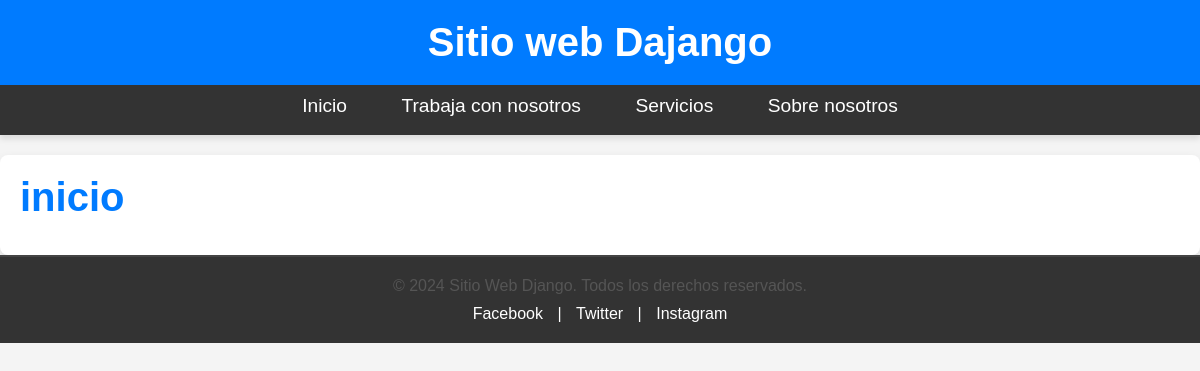
The page / on the database its author committed.
### pages/models.py (models this page shows, shortened)
class Page(models.Model):
    title = models.CharField(max_length=50, verbose_name='Titulo')
    content = RichTextField(verbose_name='Contenido')
    slug =  models.CharField(unique=True, max_length=150, verbose_name='URL Amigable')
    order = models.IntegerField(default=0, verbose_name='Orden')
    is_nav = models.BooleanField(default=False, verbose_name='En Navegacion')
    visible = models.BooleanField(verbose_name='Visible')
    created_at = models.DateTimeField(auto_now_add=True)
    updated_at = models.DateTimeField(auto_now=True)
    class Meta:
        verbose_name = 'Pagina'
        verbose_name_plural = 'Paginas'

### mainapp/views.py (the view)
# urls.py: path('', views.index, name="index_vacio"),
def index(request):
    return render(request, 'mainapp/index.html', {
        'title': 'Inicio'
    })

### pages/context_processors.py (called while the page is built)
def get_pages(request):
    pages = Page.objects.filter(visible=True, is_nav=True).values_list('id', 'title', 'slug').order_by('order')
    return {
        'pages': pages
    }

### mainapp/templates/mainapp/index.html (shortened to what this page needs)
{% extends 'layouts/layout.html' %}
{% block content %}
    <h1>inicio</h1>
{% endblock content %}

### mainapp/templates/layouts/layout.html (shortened to what this page needs)
<!DOCTYPE html>
<html>
    <head>
        {% load static %}
        <link rel="stylesheet" href="{% static 'css/styles.css' %}" />
    </head>
    <body>
        <header>
            <h1>Sitio web Dajango</h1>
        </header>
        <nav>
            <ul>
                <li>
                    <a href="{% url 'index' %}">Inicio</a>
                </li>
                {% for page in pages %}
                    <li>
                        <a href="{% url 'pagina' slug=page.2 %}">{{ page.1 }}</a>
                    </li>
                {% endfor %}
            </ul>
        </nav>
        <div id="content">
            {% block content %}{% endblock content %}
        </div>
        <footer id="footer">
            <div class="footer-content">
                <p>&copy; 2024 Sitio Web Django. Todos los derechos reservados.</p>
                <div class="social-media">
                    <a href="#" target="_blank" title="Facebook">Facebook</a> |
                    <a href="#" target="_blank" title="Twitter">Twitter</a> |
                    <a href="#" target="_blank" title="Instagram">Instagram</a>
                </div>
            </div>
        </footer>
    </body>
</html>

### mainapp/static/css/styles.css (style rules this page uses)
*, *::before, *::after { margin: 0; padding: 0; box-sizing: border-box; }
body { font-family: 'Arial', sans-serif; margin: 0; padding: 0; background-color: #f4f4f4; color: #333; }
header { background-color: #007bff; color: white; padding: 20px; text-align: center; }
header h1 { margin: 0; font-size: 2.5em; }
nav { background-color: #333; padding: 10px 0; }
nav ul { list-style: none; margin: 0; padding: 0; text-align: center; }
nav ul li { display: inline-block; margin-right: 20px; }
nav ul li:last-child { margin-right: 0; }
nav ul li a { color: white; text-decoration: none; font-size: 1.2em; padding: 8px 15px; transition: background-color 0.3s ease; }
header, nav { box-shadow: 0 4px 6px rgba(0, 0, 0, 0.1); }
p { margin-bottom: 1em; color: #555; }
ul, ol { margin-left: 1.5em; margin-bottom: 1em; }
li { margin-bottom: 0.5em; }
a { color: #007bff; text-decoration: none; }
header h1 { font-size: 2.5em; }
#content { background-color: #ffffff; color: #333333; padding: 20px; margin-top: 20px; border-radius: 8px; box-shadow: 0px 4px 10px rgba(0, 0, 0, 0.1); max-width: 1200px; margin-left: auto; margin-right: auto; }
#content h1, #content h2, #content h3 { color: #007bff; font-family: 'Arial', sans-serif; margin-bottom: 15px; }
#content h1 { font-size: 2.5em; }
#footer { background-color: #333; color: white; padding: 20px 0; text-align: center; position: relative; bottom: 0; width: 100%; }
#footer .footer-content { max-width: 1200px; margin: 0 auto; padding: 0 20px; }
#footer p { font-size: 1em; margin-bottom: 10px; }
#footer .social-media a { color: white; text-decoration: none; padding: 0 10px; }
#footer { border-top: 2px solid #444; }

### rows shown on the page
Page: title "Trabaja con nosotros"
Page: title "Servicios"
Page: title "Sobre nosotros"
